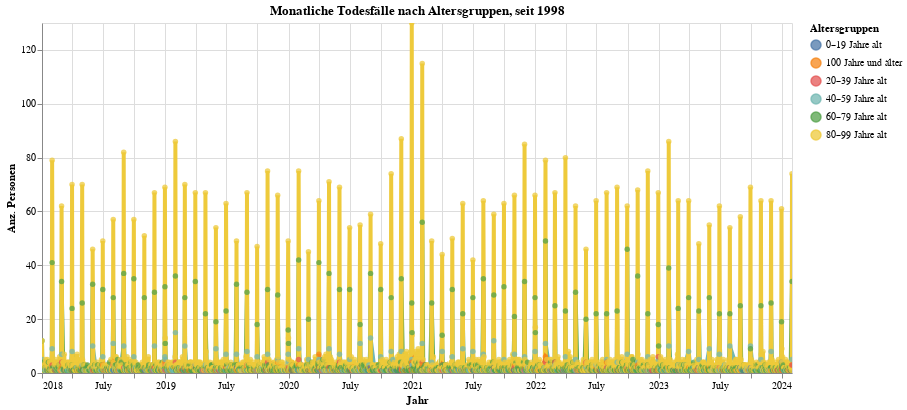

Source (notebook cell):
### Code cell
myTitle="Monatliche Todesfälle nach Altersgruppen, seit "+str(data2betested.index.year.min())

highlight = alt.selection(type='single', on='mouseover',
                          fields=['ALT_lang'], nearest=True)
#x='date:StichtagDatJahr',
base = alt.Chart(myAgg2.reset_index(), title=myTitle).encode(
    x=alt.X('StichtagDatJahr', axis=alt.Axis(title='Jahr'))# , axis=alt.Axis(format='%', title='percentage')
    , y=alt.X('sum_WBev', axis=alt.Axis(title='Anz. Personen'))
    , color=alt.Color('ALT_lang', legend=alt.Legend(title="Altersgruppen", orient="right"))  
    ,tooltip=['StichtagDatJahr', 'ALT_lang','sum_WBev']    
)
points = base.mark_circle().encode(
    opacity=alt.value(0.75)
).add_selection(
    highlight
).properties(
    width=750 , height=350
)
lines = base.mark_line().encode(
    size=alt.condition(~highlight, alt.value(0.5), alt.value(4))
).interactive()

lines + points

### Figure 1 — Vega-Lite specification as saved in the notebook (floating-point values rounded to 4 significant figures; data arrays with more than 128 entries replaced by an {"elided": "..."} marker saying what was removed)
{"config": {"view": {"continuousWidth": 400, "continuousHeight": 300}}, "layer": [{"mark": "line", "encoding": {"color": {"type": "nominal", "field": "ALT_lang", "legend": {"orient": "right", "title": "Altersgruppen"}}, "size": {"condition": {"value": 0.5, "selection": {"not": "selector005"}}, "value": 4}, "tooltip": [{"type": "temporal", "field": "StichtagDatJahr"}, {"type": "nominal", "field": "ALT_lang"}, {"type": "quantitative", "field": "sum_WBev"}], "x": {"type": "temporal", "axis": {"title": "Jahr"}, "field": "StichtagDatJahr"}, "y": {"type": "quantitative", "axis": {"title": "Anz. Personen"}, "field": "sum_WBev"}}, "selection": {"selector006": {"type": "interval", "bind": "scales", "encodings": ["x", "y"]}}, "title": "Monatliche Todesfälle nach Altersgruppen, seit 1998"}, {"mark": "circle", "encoding": {"color": {"type": "nominal", "field": "ALT_lang", "legend": {"orient": "right", "title": "Altersgruppen"}}, "opacity": {"value": 0.75}, "tooltip": [{"type": "temporal", "field": "StichtagDatJahr"}, {"type": "nominal", "field": "ALT_lang"}, {"type": "quantitative", "field": "sum_WBev"}], "x": {"type": "temporal", "axis": {"title": "Jahr"}, "field": "StichtagDatJahr"}, "y": {"type": "quantitative", "axis": {"title": "Anz. Personen"}, "field": "sum_WBev"}}, "height": 350, "selection": {"selector005": {"type": "single", "on": "mouseover", "fields": ["ALT_lang"], "nearest": true}}, "title": "Monatliche Todesfälle nach Altersgruppen, seit 1998", "width": 750}], "data": {"name": "data-2621f4e18e3480cb0e70a8b80c7da48e"}, "$schema": "https://vega.github.io/schema/vega-lite/v4.8.1.json", "datasets": {"data-2621f4e18e3480cb0e70a8b80c7da48e": {"elided": "4134 records"}}}
